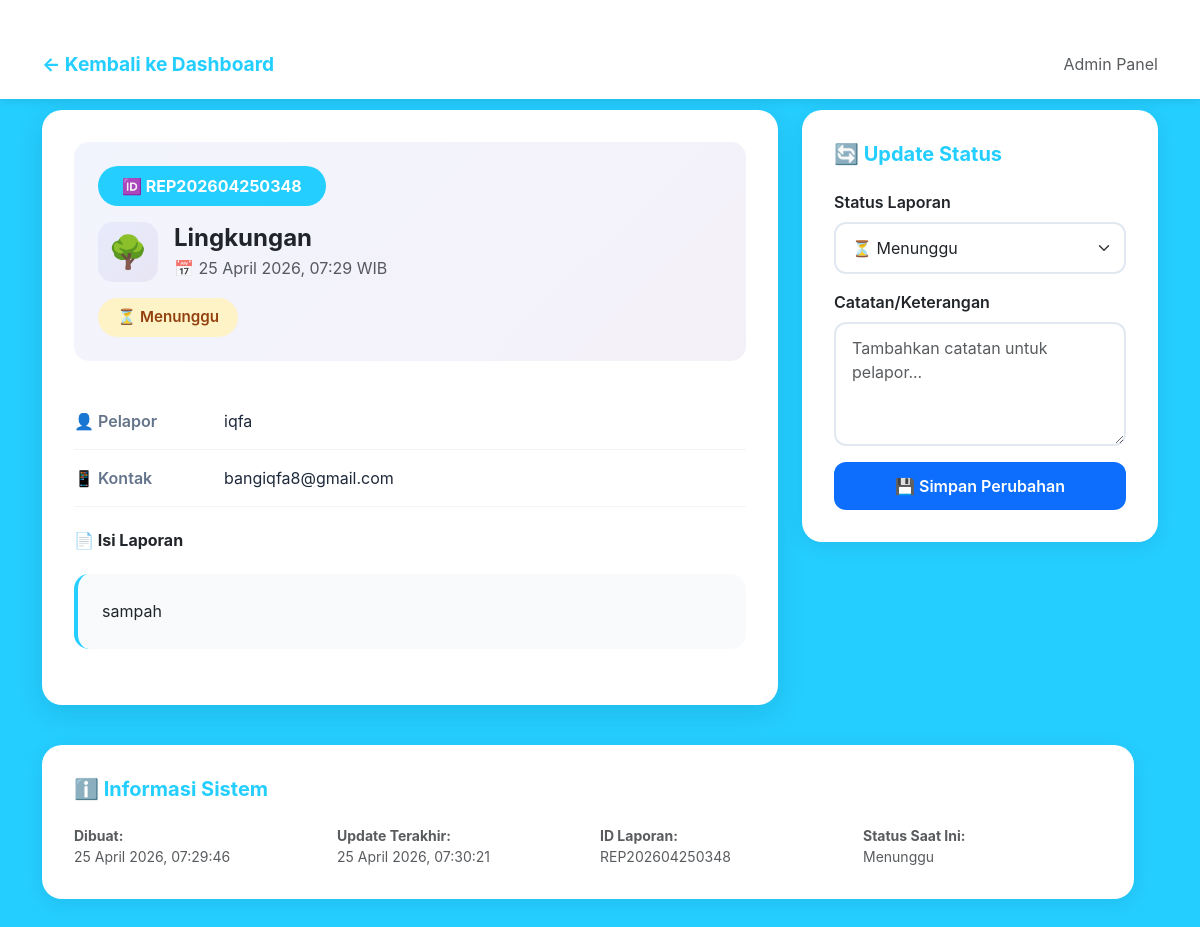
/view.php?report_id=REP202604250348 (signed in), run on the app's committed database.
### tables this page shows
CREATE TABLE `reports` (
  `id` int(11) NOT NULL,
  `report_id` varchar(50) NOT NULL,
  `nama` varchar(100) DEFAULT NULL,
  `kontak` varchar(100) DEFAULT NULL,
  `kategori` varchar(50) DEFAULT NULL,
  `isi` text NOT NULL,
  `foto` varchar(255) DEFAULT NULL,
  `status` enum('menunggu','diproses','selesai','ditolak') DEFAULT 'menunggu',
  `note_admin` text DEFAULT NULL,
  `tanggal` timestamp NOT NULL DEFAULT current_timestamp(),
  `updated_at` timestamp NULL DEFAULT NULL ON UPDATE current_timestamp(),
  `is_anonim` tinyint(1) DEFAULT 0,
  `user_id` int(11) DEFAULT NULL
);

### util.php (called while the page is built, shortened)
<?php
function esc($s) { return htmlspecialchars($s ?? '', ENT_QUOTES | ENT_SUBSTITUTE, 'UTF-8'); }
?>

### view.php (the view, shortened to what this page needs)
<?php
require_once __DIR__ . '/../config/koneksi.php';
require_once __DIR__ . '/../helpers/util.php';
$report_id = $_GET['report_id'] ?? '';
$stmt = $conn->prepare('SELECT * FROM reports WHERE report_id = ? LIMIT 1');
$stmt->bind_param('s',$report_id);
$stmt->execute();
$res=$stmt->get_result();
$row = $res->fetch_assoc();
?>
<!DOCTYPE html>
<html lang="id">
<head>
  <link href="https://cdn.jsdelivr.net/npm/bootstrap@5.3.2/dist/css/bootstrap.min.css" rel="stylesheet">
  <link href="admin_styles.css" rel="stylesheet">
</head>
<body>
<nav class="admin-navbar">
  <div class="container">
    <div class="d-flex justify-content-between align-items-center">
      <div>
        <a href="dashboard.php" class="text-decoration-none" style="color: var(--primary); font-weight: 700; font-size: 1.2rem;">
          ← Kembali ke Dashboard
        </a>
      </div>
      <div>
        <span class="text-muted">Admin Panel</span>
      </div>
    </div>
  </div>
</nav>
<div class="container pb-5">
  <div class="row">
    <div class="col-lg-8">
      <div class="main-card">
        <div class="report-header">
          <div class="report-id-badge">
            🆔 <?php echo esc($row['report_id']); ?>
          </div>
          <div class="d-flex align-items-center mb-3">
            <div class="category-icon">
              <?php
                $icons = [
                  'Infrastruktur' => '🏗️',
                  'Kesehatan' => '🏥',
                  'Keamanan' => '🚨',
                  'Pendidikan' => '📚',
                  'Lingkungan' => '🌳',
                  'Lainnya' => '📌'
                ];
                echo $icons[$row['kategori']] ?? '📋';
              ?>
            </div>
            <div>
              <h4 class="mb-1 fw-bold"><?php echo esc($row['kategori'] ?: 'Tidak Berkategori'); ?></h4>
              <p class="text-muted mb-0">
                📅 <?php echo date('d F Y, H:i', strtotime($row['tanggal'] ?? $row['created_at'])); ?> WIB
              </p>
            </div>
          </div>
          <div>
            <span class="status-badge status-<?php echo str_replace(' ', '', esc($row['status'])); ?>">
              <?php
                $status_icons = [
                  'menunggu' => '⏳',
                  'diproses' => '🔄',
                  'selesai' => '✅',
                  'ditolak' => '❌'
                ];
                $status_labels = [
                  'menunggu' => 'Menunggu',
                  'diproses' => 'Diproses',
                  'selesai' => 'Selesai',
                  'ditolak' => 'Ditolak'
                ];
                echo ($status_icons[$row['status']] ?? '') . ' ' . ($status_labels[$row['status']] ?? $row['status']);
              ?>
            </span>
          </div>
        </div>
        <div class="info-row">
          <div class="info-label">👤 Pelapor</div>
          <div class="info-value"><?php echo esc($row['nama'] ?: 'Anonim'); ?></div>
        </div>
        <div class="info-row">
          <div class="info-label">📱 Kontak</div>
          <div class="info-value"><?php echo esc($row['kontak'] ?: '-'); ?></div>
        </div>
        <h6 class="mt-4 mb-3 fw-bold">📄 Isi Laporan</h6>
        <div class="report-content">
          <?php echo nl2br(esc($row['isi'])); ?>
        </div>
      </div>
    </div>
    <div class="col-lg-4">
      <div class="form-card">
        <h5>🔄 Update Status</h5>
        <form method="POST" action="update_status.php">
          <div class="mb-3">
            <label class="form-label fw-semibold">Status Laporan</label>
            <select name="status" class="form-select" required>
              <option value="menunggu" <?php if($row['status']=='menunggu') echo 'selected'; ?>>
                ⏳ Menunggu
              </option>
            </select>
          </div>
          <div class="mb-3">
            <label class="form-label fw-semibold">Catatan/Keterangan</label>
            <textarea name="note" class="form-control" rows="4"
                      placeholder="Tambahkan catatan untuk pelapor..."><?php echo esc($row['note_admin'] ?? ''); ?></textarea>
          </div>
          <button type="submit" class="btn btn-primary btn-action w-100">
            💾 Simpan Perubahan
          </button>
        </form>
      </div>
  </div>
  <div class="row mt-3">
    <div class="col-12">
      <div class="form-card">
        <h5>ℹ️ Informasi Sistem</h5>
        <div class="row">
          <div class="col-md-3">
            <div class="small text-muted">
              <p class="mb-0">
                <strong>Dibuat:</strong><br>
                <?php echo date('d F Y, H:i:s', strtotime($row['tanggal'] ?? $row['created_at'])); ?>
              </p>
            </div>
          </div>
          <div class="col-md-3">
            <div class="small text-muted">
              <p class="mb-0">
                <strong>Update Terakhir:</strong><br>
                <?php echo isset($row['updated_at']) ? date('d F Y, H:i:s', strtotime($row['updated_at'])) : '-'; ?>
              </p>
            </div>
          </div>
          <div class="col-md-3">
            <div class="small text-muted">
              <p class="mb-0">
                <strong>ID Laporan:</strong><br>
                <?php echo esc($row['report_id']); ?>
              </p>
            </div>
          </div>
          <div class="col-md-3">
            <div class="small text-muted">
              <p class="mb-0">
                <strong>Status Saat Ini:</strong><br>
                <?php
                  $status_display = [
                    'menunggu' => 'Menunggu',
                    'diproses' => 'Diproses',
                    'selesai' => 'Selesai',
                    'ditolak' => 'Ditolak'
                  ];
                  echo $status_display[$row['status']] ?? $row['status'];
                ?>
              </p>
            </div>
          </div>
        </div>
      </div>
    </div>
  </div>
</div>
</body>
</html>

### admin_styles.css (style rules this page uses)
:root { --primary: #24ceff; --secondary: #24ceff; --success: #10b981; --warning: #f59e0b; --danger: #ef4444; --info: #3b82f6; }
body { background: linear-gradient(135deg, var(--primary), var(--secondary)); min-height: 100vh; font-family: -apple-system, BlinkMacSystemFont, "Segoe UI", Roboto, sans-serif; }
.admin-navbar { background: rgba(255, 255, 255, 0.95); backdrop-filter: blur(10px); box-shadow: 0 4px 20px rgba(0, 0, 0, 0.1); padding: 1rem 0; margin-bottom: 2rem; }
.status-badge { padding: 0.4rem 1rem; border-radius: 20px; font-weight: 600; font-size: 0.85rem; display: inline-block; }
.status-menunggu { background: #fef3c7; color: #92400e; }
.btn-action { border-radius: 10px; padding: 0.5rem 1.2rem; font-weight: 600; transition: all 0.3s ease; border: 2px solid; }
.main-card { background: white; border-radius: 20px; padding: 2rem; box-shadow: 0 8px 30px rgba(0, 0, 0, 0.1); margin-bottom: 1.5rem; }
.report-header { padding: 1.5rem; background: linear-gradient(135deg, #667eea15, #764ba215); border-radius: 15px; margin-bottom: 2rem; }
.report-id-badge { background: linear-gradient(135deg, var(--primary), var(--secondary)); color: white; padding: 0.5rem 1.5rem; border-radius: 20px; font-weight: 700; display: inline-block; margin-bottom: 1rem; }
.status-badge { padding: 0.5rem 1.2rem; border-radius: 20px; font-weight: 600; font-size: 0.95rem; display: inline-block; }
.info-row { display: flex; padding: 1rem 0; border-bottom: 1px solid #f1f5f9; }
.info-label { font-weight: 600; color: #64748b; width: 150px; flex-shrink: 0; }
.info-value { flex: 1; color: #1e293b; }
.report-content { background: #f8fafc; padding: 1.5rem; border-radius: 15px; border-left: 4px solid var(--primary); margin: 1.5rem 0; line-height: 1.7; }
.form-card { background: white; border-radius: 20px; padding: 2rem; box-shadow: 0 4px 20px rgba(0, 0, 0, 0.08); margin-bottom: 1.5rem; }
.form-card h5 { display: flex; align-items: center; gap: 0.5rem; margin-bottom: 1.5rem; color: var(--primary); font-weight: 700; }
.form-control, .form-select { border: 2px solid #e2e8f0; border-radius: 12px; padding: 0.75rem 1rem; transition: all 0.3s ease; }
.btn-action { border-radius: 12px; padding: 0.75rem 1.5rem; font-weight: 600; transition: all 0.3s ease; border: none; }
.category-icon { width: 60px; height: 60px; border-radius: 15px; display: flex; align-items: center; justify-content: center; font-size: 2rem; background: linear-gradient(135deg, #667eea15, #764ba215); margin-right: 1rem; }
.admin-navbar { position: fixed; top: 0; left: 0; right: 0; z-index: 1000; }

### view.php (style rules this page uses)
body { padding-top: 80px; }
.admin-navbar { position: fixed; top: 0; left: 0; right: 0; z-index: 1000; background: white; box-shadow: 0 2px 10px rgba(0,0,0,0.1); padding: 20px 0; }
.container { margin-top: 30px; }

### data on the page
reports: report "REP202604250348", kategori "🌳", kategori "Lingkungan", tanggal "25 April 2026, 07:29", status "⏳", status "Menunggu", nama "iqfa", kontak "bangiqfa8@gmail.com", isi "sampah", status "⏳ Menunggu", tanggal "25 April 2026, 07:29:46", updated_at "25 April 2026, 07:30:21"
